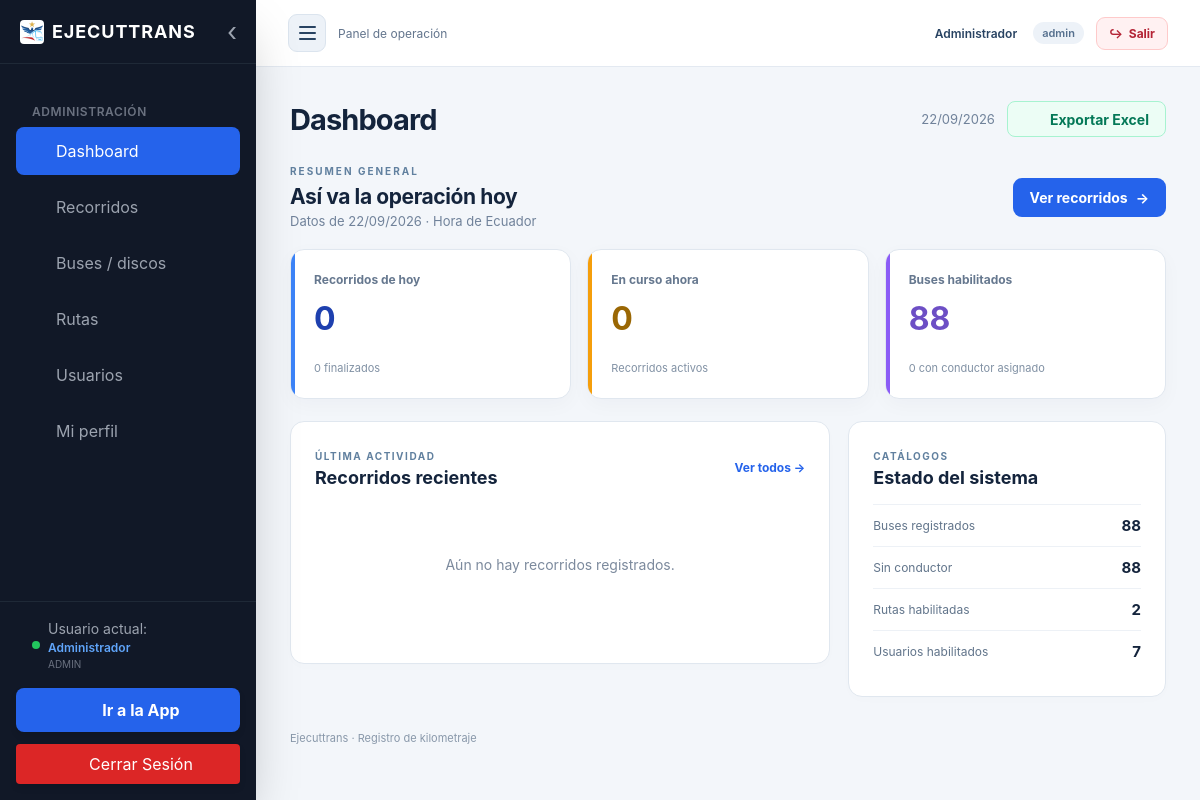
The app's page /Web/admin/dashboard.php (signed in) with its own data.
### tables this page shows
CREATE TABLE usuario (
 id INT AUTO_INCREMENT PRIMARY KEY, cedula VARCHAR(10) NOT NULL UNIQUE,
 nombres VARCHAR(100) NOT NULL, apellidos VARCHAR(100) NOT NULL,
 rol ENUM('admin','secretaria','conductor') NOT NULL,
 password_hash VARCHAR(255) NOT NULL, activo BOOLEAN NOT NULL DEFAULT 1
);

### Config/bootstrap.php (called while the page is built, shortened)
<?php
require_once __DIR__ . '/conexion.php';
function e($value): string { return htmlspecialchars((string)$value, ENT_QUOTES, 'UTF-8'); }
function usuarioActual(): ?array {
    global $conexion;
    $s = $conexion->prepare('SELECT id, cedula, nombres, apellidos, rol, activo FROM usuario WHERE id=? AND activo=1');
    $s->execute([$_SESSION['usuario_id'] ?? 0]); return $s->fetch() ?: null;
}
function exigirAcceso(array $roles, bool $api = false): array {
    $u = usuarioActual();
    return $u;
}
function csrf(): string { return $_SESSION['csrf'] ??= bin2hex(random_bytes(32)); }

### Config/vista.php (the view, shortened to what this page needs)
<?php
function iconoMenu(string $nombre): string {
    $trazos = [
        'dashboard' => '<path d="M3 3v18h18M7 14l4-4 4 3 6-8"/>',
        'recorridos' => '<circle cx="12" cy="12" r="9"/><path d="M12 7v5l3 2"/>',
        'buses' => '<rect x="5" y="3" width="14" height="16" rx="3"/><path d="M5 11h14M8 19v2m8-2v2M9 15h.01M15 15h.01"/>',
        'rutas' => '<circle cx="6" cy="5" r="2"/><circle cx="18" cy="19" r="2"/><path d="M8 5h8a4 4 0 0 1 0 8H8a3 3 0 0 0 0 6h8"/>',
        'usuarios' => '<circle cx="9" cy="7" r="3"/><path d="M3 21v-3a6 6 0 0 1 12 0v3M16 4a3 3 0 0 1 0 6m2 4a5 5 0 0 1 3 4v3"/>',
        'perfil' => '<circle cx="12" cy="7" r="4"/><path d="M4 21v-2a8 8 0 0 1 16 0v2"/>',
        'app' => '<rect x="6" y="2" width="12" height="20" rx="2"/><path d="M11 18h2"/>',
        'excel' => '<path d="M14 2H5a2 2 0 0 0-2 2v16a2 2 0 0 0 2 2h14a2 2 0 0 0 2-2V9zM14 2v7h7M7 12l5 7m0-7-5 7M16 13h2m-2 4h2"/>',
        'salir' => '<path d="M9 3H3v18h6m6-14 5 5-5 5M8 12h12"/>',
    ];
    return '<svg class="nav-icon" viewBox="0 0 24 24" fill="none" stroke="currentColor" stroke-width="2" stroke-linecap="round" stroke-linejoin="round" aria-hidden="true">'.($trazos[$nombre] ?? '').'</svg>';
}
function cabecera(string $titulo, array $u, string $modulo='', bool $mostrarSalida=true): void { ?>
<!doctype html><html lang="es"><head><script src="https://cdn.tailwindcss.com"></script><link rel="stylesheet" href="/Assets/css/app.css"><link rel="stylesheet" href="/Assets/css/layout.css"></head>
<body><div class="shell <?= $modulo==='perfil'?'profile-page':'' ?> <?= $u['rol']==='conductor' ? 'driver-shell' : 'admin-shell' ?>">
<?php if ($u['rol']!=='conductor'): ?>
<aside class="sidebar" id="sidebar" aria-label="Navegación principal">
    <div class="sidebar-head"><a class="brand" href="/Web/admin/dashboard.php"><img src="/Assets/icons/icon-192x192.png" alt=""><span>EJECUTTRANS</span></a><button type="button" class="sidebar-close" id="sidebarClose" aria-label="Ocultar menú"><span aria-hidden="true">‹</span></button></div>
    <nav aria-label="Módulos"><p class="nav-label">Administración</p>
    <?php foreach(['dashboard'=>'Dashboard','recorridos'=>'Recorridos','buses'=>'Buses / discos','rutas'=>'Rutas','usuarios'=>'Usuarios'] as $key=>$label): if($key==='usuarios' && $u['rol']!=='admin') continue; ?>
        <a class="<?= $modulo===$key?'selected':'' ?>" <?= $modulo===$key?'aria-current="page"':'' ?> href="/Web/admin/<?= $key ?>.php"><?= iconoMenu($key) ?><span><?= e($label) ?></span></a>
    <?php endforeach ?>
        <a class="<?= $modulo==='perfil'?'selected':'' ?>" <?= $modulo==='perfil'?'aria-current="page"':'' ?> href="/App/conductor/perfil.php"><?= iconoMenu('perfil') ?><span>Mi perfil</span></a>
    </nav>
    <div class="sidebar-foot">
        <div class="sidebar-user"><span class="user-status" aria-hidden="true"></span><div><p>Usuario actual:</p><strong><?= e($u['nombres']) ?></strong><small><?= e($u['rol']) ?></small></div></div>
        <?php if($u['rol']==='admin'): ?><a class="sidebar-app" href="/App/conductor/dashboard.php"><?= iconoMenu('app') ?>Ir a la App</a><?php endif ?>
        <?php if($mostrarSalida): ?><a class="sidebar-logout" href="/auth/logout.php"><?= iconoMenu('salir') ?>Cerrar Sesión</a><?php endif ?>
    </div>
</aside>
<?php endif ?>
<div class="workspace"><header class="topbar"><div class="topbar-start"><?php if($u['rol']!=='conductor'): ?><button type="button" class="sidebar-toggle" id="sidebarToggle" aria-controls="sidebar" aria-expanded="true" aria-label="Ocultar menú"><span class="hamburger-lines" aria-hidden="true"><i></i><i></i><i></i></span></button><?php endif ?><span><?= $u['rol']==='conductor'?'EJECUTTRANS · CONDUCTOR':'Panel de operación' ?></span></div><div class="user-menu"><a class="user-link" href="/App/conductor/perfil.php"><?= e($u['nombres']) ?></a><span class="badge"><?= e($u['rol']) ?></span><?php if($mostrarSalida): ?><a class="logout-link" href="/auth/logout.php"><span aria-hidden="true">↪</span> Salir</a><?php endif ?></div></header><main class="content"><div class="page-heading"><div><h1><?= e($titulo) ?></h1></div><div class="page-heading-actions"><span class="date"><?= date('d/m/Y') ?></span><button type="button" class="export-excel" id="exportarExcel" data-modulo="<?= e($modulo) ?>" data-csrf="<?= e(csrf()) ?>"><?= iconoMenu('excel') ?><span>Exportar Excel</span></button><span id="estadoExportacion" class="export-status" role="status" aria-live="polite"></span></div></div>
<?php }
function pie(): void { ?></main><footer>Ejecuttrans · Registro de kilometraje</footer></div></div></body></html><?php }

### Assets/css/app.css (style rules this page uses)
:root { font-family:Inter,ui-sans-serif,system-ui,-apple-system,sans-serif;color:#14243c;background:#f3f6fa;font-size:14px }
* { box-sizing:border-box }
body { margin:0 }
a { color:inherit;text-decoration:none }
button,input,select,textarea { font:inherit }
button,.button { cursor:pointer;border:0;border-radius:9px;padding:11px 17px;font-weight:650;background:#2563eb;color:white;display:inline-flex;justify-content:center;align-items:center;gap:8px }
.shell { display:flex;min-height:100vh }
.sidebar { background:#11233e;color:#b8c8df;width:246px;flex-shrink:0;padding:30px 20px;display:flex;flex-direction:column }
.brand { display:flex;gap:10px;align-items:center;color:#fff;font-size:14px;font-weight:800;letter-spacing:1px }
.brand img { width:40px;height:40px;object-fit:contain;background:white;border-radius:10px;padding:4px }
.nav-label { font-size:10px;letter-spacing:1.5px;margin:46px 12px 16px;color:#8299b9 }
nav a { display:block;padding:13px 16px;margin-bottom:6px;border-radius:8px }
nav .selected { color:white;background:#2563eb }
.sidebar-foot { margin-top:auto;padding-top:40px;line-height:1.8;font-size:12px }
.sidebar-foot small { color:#7890af }
.workspace { flex:1;min-width:0 }
.topbar { background:white;border-bottom:1px solid #e3e9f1;padding:14px 32px;min-height:66px;display:flex;align-items:center;justify-content:space-between;font-size:12px;color:#63758d }
.topbar>div { display:flex;align-items:center;gap:12px }
.topbar a { color:#284362;font-weight:600 }
.topbar .user-link { padding:7px 4px }
.topbar .logout-link { display:inline-flex;align-items:center;gap:6px;padding:8px 12px;border:1px solid #fecaca;border-radius:9px;background:#fff1f2;color:#b42335;font-weight:700;transition:background .18s,border-color .18s }
.content { max-width:1500px;margin:auto;padding:34px }
.page-heading { display:flex;justify-content:space-between;align-items:center;margin-bottom:28px }
h1 { font-size:29px;letter-spacing:-.9px;font-weight:750;margin:0 }
.date,.muted { color:#70829a;font-size:13px }
.badge { display:inline-flex;border-radius:20px;padding:4px 9px;background:#edf2f8;color:#56708e;font-size:11px;font-weight:600 }
footer { font-size:11px;color:#8998aa;padding:0 34px 24px }

### records on screen
usuario: nombres "Administrador", rol "ADMIN", rol "admin"

### other values on screen
$label "Dashboard"
$label "Recorridos"
$label "Buses / discos"
$label "Rutas"
$label "Usuarios"
$titulo "Dashboard"
$datos['recorridos_hoy'] "0"
$datos['finalizados_hoy'] "0"
$datos['en_curso'] "0"
$datos['buses_activos'] "88"
$datos['buses_asignados'] "0"
$datos['buses_total'] "88"
$datos['buses_sin_conductor'] "88"
$datos['rutas_activas'] "2"
$datos['usuarios_activos'] "7"
